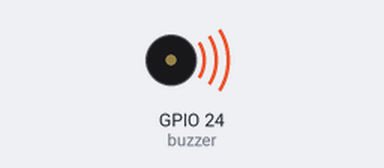
Simulated run of this program. Board: Raspberry Pi (BCM pin numbers). Shown: buzzer (waves = sounding). What the program prints to the terminal is not drawn. At 0.4 s the program stops and its outputs stay as they are.

Above: at 0.2 s.
Timing chart, 0 to 1.9 s (numbered marks = the images above):
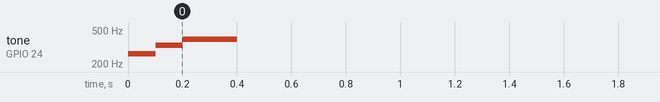

Measured:
- by itself, tone on GPIO 24 (buzzer): silent → 262 Hz at 0.00 s, → 330 Hz 0.10 s later, → 392 Hz 0.10 s later, → silent 0.20 s later

The program:

buzzer_tones.py
```python
#!/usr/bin/env python3
"""
buzzer_tones.py — passive buzzer tone sequences for Hermes

Passive buzzer on BCM 24 / physical pin 18:
  - Wire buzzer + leg to physical pin 18 (BCM 24)
  - Wire buzzer - leg to any GND (e.g. physical pin 20)

This uses gpiozero's TonalBuzzer which handles PWM frequency control.
Produces audible musical tones.

Usage:
  python3 buzzer_tones.py              # plays startup sequence
  python3 buzzer_tones.py alert        # plays short alert
  python3 buzzer_tones.py button       # plays button-press confirmation tone
  python3 buzzer_tones.py digest_done  # plays digest completion fanfare
"""

import sys
import time
from gpiozero import TonalBuzzer
from gpiozero.tones import Tone

BUZZER_PIN = 24  # BCM 24 / physical pin 18


def play_sequence(buzzer, notes: list[tuple]):
    """
    Play a sequence of (note, duration) pairs.
    note: MIDI note number (60=middle C), frequency in Hz, or None for rest
    duration: seconds
    """
    for note, duration in notes:
        if note is None:
            buzzer.stop()
        else:
            buzzer.play(note)
        time.sleep(duration)
    buzzer.stop()


# --- Musical sequences ---

def startup(buzzer):
    """Power-on / session start — three ascending notes."""
    play_sequence(buzzer, [
        (Tone("C4"), 0.1),
        (Tone("E4"), 0.1),
        (Tone("G4"), 0.2),
    ])

def alert(buzzer):
    """Short attention tone — single mid-high note."""
    play_sequence(buzzer, [
        (Tone("A4"), 0.15),
        (None,       0.05),
        (Tone("A4"), 0.15),
    ])

def button_press(buzzer):
    """Confirms button press — brief pleasant tone."""
    play_sequence(buzzer, [
        (Tone("E5"), 0.08),
        (None,       0.02),
        (Tone("G5"), 0.12),
    ])

def digest_done(buzzer):
    """Digest completed successfully — short fanfare."""
    play_sequence(buzzer, [
        (Tone("C5"), 0.12),
        (Tone("E5"), 0.12),
        (Tone("G5"), 0.12),
        (Tone("C6"), 0.25),
        (None,       0.08),
        (Tone("C6"), 0.15),
    ])


SEQUENCES = {
    "startup":     startup,
    "alert":       alert,
    "button":      button_press,
    "digest_done": digest_done,
}


if __name__ == "__main__":
    seq_name = sys.argv[1] if len(sys.argv) > 1 else "startup"

    if seq_name not in SEQUENCES:
        print(f"Unknown sequence '{seq_name}'. Options: {', '.join(SEQUENCES)}")
        sys.exit(1)

    try:
        buzzer = TonalBuzzer(BUZZER_PIN)
        print(f"[*] Playing '{seq_name}' on BCM {BUZZER_PIN}")
        SEQUENCES[seq_name](buzzer)
    except Exception as e:
        print(f"Error: {e}")
        print("Is the buzzer wired to BCM 24 / physical pin 18?")
        sys.exit(1)
```
